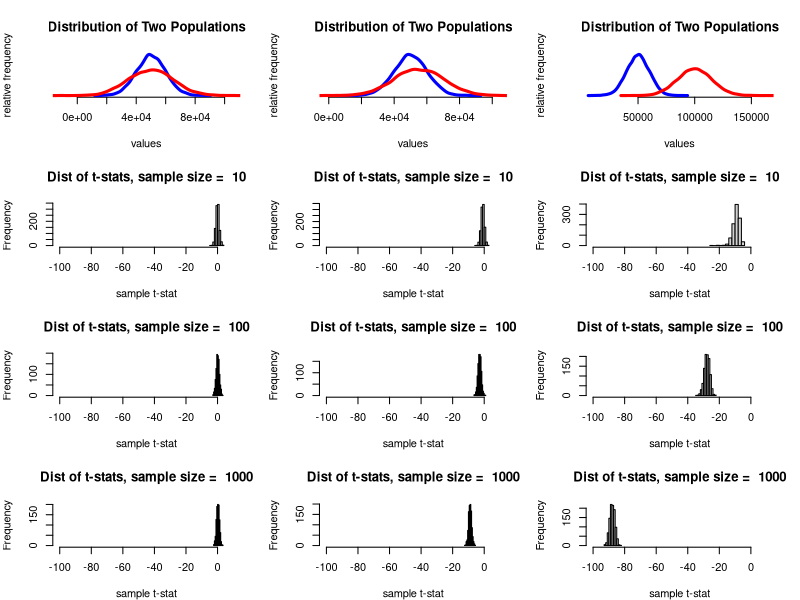

Source code (R):

par(mfcol = c(4, 3))
set.seed(1234)

for (k in c(0, 5000, 50000)) {
dist1 = rnorm(10000, 50000, 10000)

dist2 = rnorm(10000, 50000+k, 15000)

par(mar = c(4, 4, 4, 2))
plot(range(c(dist1, dist2)),
     c(0, max(c(density(dist1)$y, density(dist2)$y))),
     type = "n",
     xlab = "values",
     ylab = "relative frequency",
     main = "Distribution of Two Populations",
     axes = F)
axis(1)
lines(density(dist1), lw = 3, col = "blue")
lines(density(dist2), lw = 3, col = "red")

# Now I want to take a sample from each population,
# calculate the mean
# calculate the difference in the means,
# plot the difference.

ss = c(10, 100, 1000)
N = 1000
for (j in ss) {
samplediff = c()
samplet = c()

for (i in 1:N) {
  sample1 = sample(dist1, j)
  sample2 = sample(dist2, j)
  samplediff[i] = mean(sample1) - mean(sample2)
  samplet[i] = t.test(sample1, sample2)$statistic
}
# hist(samplediff, xlim = c(-60000, 60000), 
#      main = "Dist of sample mean differences",
#      xlab = "difference in sample means")

hist(samplet, xlim = c(-100, 10), 
     main = paste("Dist of t-stats, sample size = ", j),
     xlab = "sample t-stat")
}
}